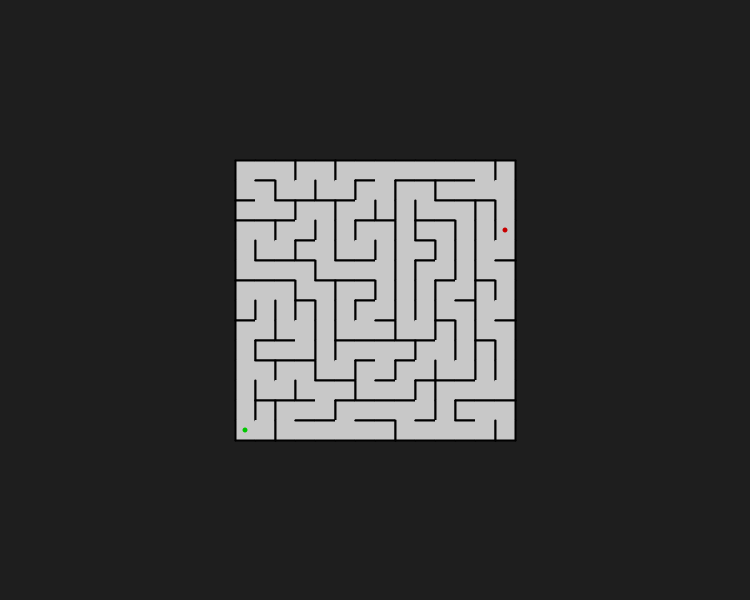
Frame 1 (no input)
Frame 60 (the mouse pressed at the canvas centre just before this capture): identical to frame 1, image omitted
Frame 120 (the mouse held since frame 60 and released just before this capture): identical to frame 1, image omitted

The Processing sketch that drew this single still picture (run headless with seeded random() and noise(); from frame 60 on, the mouse is pressed at the canvas centre):

// Processing sketch: p003_Golkatikshen
// ── p003_Golkatikshen.pde
//Maze Generator

//const
int WIDTH = 14;  // <- affects all type of mazes
int HEIGHT = 14; // <- does not affects triangle and hex maze
int TYPE = 0;
// ^ squared = 0
//   triangular = 1
//   hexagonal = 2

int square_size = 20; //square side length
int half_square_size = square_size/2;
int tri_size = 24; //triangle side length
int half_tri_size = tri_size/2;
float tri_apothem = tri_size/(2*sqrt(3));
float tri_height = tri_size*sqrt(3)/2;
float hex_size = 14; //hexagon radius
float hex_apothem = hex_size*sqrt(3)/2;
float r60 = radians(60);
//const


Maze M;

void setup()
{
  size(750, 600);
  strokeWeight(2);
  rectMode(CENTER);
  
  the_void.check = true;
  the_void.sol_check = true;
  M = new Maze(WIDTH, HEIGHT, TYPE);
  
  println("R: Regenerate");
  println("S: Solve maze");
  println("1,2,3: Chenge maze type");
  println("Modify the values in the above const section to change the size of the maze");
}

void draw()
{
  background(30);
  M.display();
}

void keyPressed()
{
  if(key == 'r' || key == 'R')
    M = new Maze(WIDTH, HEIGHT, TYPE);
    
  if(key == 's' || key == 'S')
    M.solveMaze();
  
  if(key == '1')
    TYPE = 0;
  if(key == '2')
    TYPE = 1;
  if(key == '3')
    TYPE = 2;
    
  if(key == '1' || key == '2' || key == '3')
    M = new Maze(WIDTH, HEIGHT, TYPE);
}

// ── C_Hexagon.pde
public class C_Hexagon extends Cell
{ 
  int id_row;
  int id_n;
  
  boolean ul_border;
  boolean ur_border;
  boolean dl_border;
  boolean dr_border;
  boolean r_border;
  boolean l_border;
  
  Cell ul_cell;
  Cell ur_cell;
  Cell dl_cell;
  Cell dr_cell;
  Cell r_cell;
  Cell l_cell;
  
  C_Hexagon(int _x, int _y, int _id_row, int _id_n)
  {
    super(_x, _y);
    
    id_row = _id_row;
    id_n = _id_n;
    
    ul_border = true;
    ur_border = true;
    dl_border = true;
    dr_border = true;
    r_border = true;
    l_border = true;
    
    ul_cell = null;
    ur_cell = null;
    dl_cell = null;
    dr_cell = null;
    r_cell = null;
    l_cell = null;
  }
  
  @Override
  void display()
  { 
    fill(200);
    stroke(200);
    polygon(x, y, hex_size, 6);
    
    stroke(0);
    if(ul_border && ul_cell != null)
      line(x+cos(PI/2+r60*2)*hex_size, y+sin(PI/2+r60*2)*hex_size, x+cos(PI/2+r60*3)*hex_size, y+sin(PI/2+r60*3)*hex_size);
    if(ur_border && ur_cell != null)
      line(x+cos(PI/2+r60*3)*hex_size, y+sin(PI/2+r60*3)*hex_size, x+cos(PI/2+r60*4)*hex_size, y+sin(PI/2+r60*4)*hex_size);
    if(l_border && l_cell != null)
      line(x+cos(PI/2+r60*2)*hex_size, y+sin(PI/2+r60*2)*hex_size, x+cos(PI/2+r60)*hex_size, y+sin(PI/2+r60)*hex_size);
    if(r_border && r_cell != null)
      line(x+cos(PI/2+r60*4)*hex_size, y+sin(PI/2+r60*4)*hex_size, x+cos(PI/2+r60*5)*hex_size, y+sin(PI/2+r60*5)*hex_size);
    if(dr_border && dr_cell != null)
      line(x+cos(PI/2+r60*5)*hex_size, y+sin(PI/2+r60*5)*hex_size, x+cos(PI/2+r60*6)*hex_size, y+sin(PI/2+r60*6)*hex_size);
    if(dl_border && dl_cell != null)
      line(x+cos(PI/2+r60*6)*hex_size, y+sin(PI/2+r60*6)*hex_size, x+cos(PI/2+r60)*hex_size, y+sin(PI/2+r60)*hex_size);
    
    /*fill(0, 0, 200);
    textSize(10);
    text(id_row+","+id_n, x, y);
    textAlign(CENTER, CENTER);*/
    
    if(start)
      fill(0, 200, 0);
    if(end)
      fill(200, 0, 0);
    
    noStroke();
    if(start || end) 
      ellipse(x, y, half_square_size/2, half_square_size/2);
      
    //if(ur_cell != null || ul_cell != null || l_cell != null || r_cell != null || dr_cell != null || dl_cell != null)
      //end = true;
  }
}

// ── C_Square.pde
public class C_Square extends Cell
{ 
  boolean u_border;
  boolean d_border;
  boolean r_border;
  boolean l_border;
  
  Cell u_cell;
  Cell d_cell;
  Cell r_cell;
  Cell l_cell;
  
  C_Square(int _x, int _y)
  {
    super(_x, _y);
    
    u_border = true;
    d_border = true;
    r_border = true;
    l_border = true;
    
    u_cell = null;
    d_cell = null;
    r_cell = null;
    l_cell = null;
  }
  
  @Override
  void display()
  { 
    fill(200);
    noStroke();
    rect(x, y, square_size, square_size);
    
    stroke(0);
    if(u_border)
      line(x-half_square_size, y-half_square_size, x+half_square_size, y-half_square_size);
    if(d_border)
      line(x-half_square_size, y+half_square_size, x+half_square_size, y+half_square_size);
    if(r_border)
      line(x+half_square_size, y-half_square_size, x+half_square_size, y+half_square_size);
    if(l_border)
      line(x-half_square_size, y-half_square_size, x-half_square_size, y+half_square_size);
      
      
    if(start)
      fill(0, 200, 0);
    if(end)
      fill(200, 0, 0);
    
    noStroke();
    if(start || end) 
      ellipse(x, y, half_square_size/2, half_square_size/2);
  }
}

// ── C_Triangle.pde
public class C_Triangle extends Cell
{
  boolean upside_down;
  int id_row;
  int id_n;
  
  boolean h_border;
  boolean l_border;
  boolean r_border;
  
  Cell h_cell;
  Cell l_cell;
  Cell r_cell;
  
  C_Triangle(int _x, int _y, boolean _usd, int _id_row, int _id_n)
  {
    super(_x, _y);
    
    upside_down = _usd;
    id_row = _id_row;
    id_n = _id_n;
    
    h_border = true;
    r_border = true;
    l_border = true;
    
    h_cell = null;
    r_cell = null;
    l_cell = null;
  }
  
  @Override
  void display()
  { 
    fill(200);
    stroke(200);
    if(!upside_down)
      triangle(x, y-(tri_height-tri_apothem), x-half_tri_size, y+tri_apothem, x+half_tri_size, y+tri_apothem);
    else
      triangle(x, y+(tri_height-tri_apothem), x-half_tri_size, y-tri_apothem, x+half_tri_size, y-tri_apothem);


    stroke(0);
    if(!upside_down)
    {
      if(h_border)
        line(x-half_tri_size, y+tri_apothem, x+half_tri_size, y+tri_apothem);
      if(l_border)
        line(x, y-(tri_height-tri_apothem), x-half_tri_size, y+tri_apothem);
      if(r_border)
        line(x, y-(tri_height-tri_apothem), x+half_tri_size, y+tri_apothem);
    }
    else
    {
      if(h_border)
        line(x-half_tri_size, y-tri_apothem, x+half_tri_size, y-tri_apothem);
      if(l_border)
        line(x, y+(tri_height-tri_apothem), x-half_tri_size, y-tri_apothem);
      if(r_border)
        line(x, y+(tri_height-tri_apothem), x+half_tri_size, y-tri_apothem);
    }
      
      
    if(start)
      fill(0, 200, 0);
    if(end)
      fill(200, 0, 0);
    
    noStroke();
    if(start || end) 
      ellipse(x, y, half_tri_size/3, half_tri_size/3);
  }
}

// ── Cell.pde
public class Cell
{
  boolean check;
  boolean sol_check;
  boolean start;
  boolean end;
  
  int x;
  int y;
  
  Cell(int _x, int _y)
  {
    x = _x;
    y = _y;
    check = false;
    sol_check = false;
  }
  
  void display()
  {
  }
}

// ── Maze.pde
public class Maze
{
  //type legend
  // 0 = square
  // 1 = tri
  // 2 = hex
  
  int cols;
  int rows;
  int type;
  
  ArrayList<Cell> cells;
  ArrayList<PVector> sol_points;
  
  Maze(int _cols, int _rows, int _type)
  {
    cols = _cols;
    rows = _rows;
    type = _type;
    
    cells = new ArrayList();
    sol_points = new ArrayList();
    
    if(type == 0)
    {
      int psx = (width/2)-(half_square_size*cols)+half_square_size;
      int psy = (height/2)-(half_square_size*rows)+half_square_size;
      
      //Calculation of the cells position for the squared maze
      for(int i=0; i<cols; i++)
        for(int j=0; j<rows; j++)
        {
          cells.add(new C_Square(psx+i*square_size, psy+j*square_size));
          
          if(i==0)
            ((C_Square)cells.get(cells.size()-1)).l_cell = the_void;
          if(j==0)
            ((C_Square)cells.get(cells.size()-1)).u_cell = the_void;
          if(i==cols-1)
            ((C_Square)cells.get(cells.size()-1)).r_cell = the_void;
          if(j==rows-1)
            ((C_Square)cells.get(cells.size()-1)).d_cell = the_void;
        }
        
      //Linking each cell with the neighbours
      for(int i=psx; i<psx+cols*square_size; i+=square_size)
        for(int j=psy; j<psy+rows*square_size; j+=square_size)
        {
          C_Square c = (C_Square)getCellByPosition(i, j);
          if(c.u_cell == null)
            c.u_cell = (C_Square)getCellByPosition(i, j-square_size);
          if(c.d_cell == null)
            c.d_cell = (C_Square)getCellByPosition(i, j+square_size);
          if(c.l_cell == null)
            c.l_cell = (C_Square)getCellByPosition(i-square_size, j);
          if(c.r_cell == null)
            c.r_cell = (C_Square)getCellByPosition(i+square_size, j);
        }
        
      int pix = psx + int(random(0, cols))*square_size;
      int piy = psy + int(random(0, rows))*square_size;
      ((C_Square)getCellByPosition(psx, psy + int(random(0, rows))*square_size)).start = true;
      ((C_Square)getCellByPosition(psx+(cols-1)*square_size, psy + int(random(0, rows))*square_size)).end = true;
      
      //println("X0: "+psx);
      //println("Y0: "+psy);
      squareMazeGeneration(pix, piy);
      //println("Squared maze generation done");
    }
    
    if(type == 1)
    {
      //ignoring rows
      int n_side = cols;
      int maze_side = n_side*tri_size;
      float x = sqrt((2*tri_apothem)*(2*tri_apothem)-(half_tri_size)*(half_tri_size));
      
      int psx = width/2;
      int psy = int((height/2)-(maze_side*sqrt(3)/2-maze_side/(2*sqrt(3)))+(tri_height-tri_apothem)*5);
      
      //Calculation of the cells position for the triangular maze
      for(int i=0; i<n_side; i++)
      {
        for(int j=0; j<2*i+1; j++)
        {
          if(j%2 == 0)
            cells.add(new C_Triangle(psx+half_tri_size*j, psy, false, i, j));
          else
            cells.add(new C_Triangle(psx+half_tri_size*j, int(psy-x), true, i, j));
            
          if(i==n_side-1 && j%2 == 0)
            ((C_Triangle)cells.get(cells.size()-1)).h_cell = the_void;
          if(j==0)
            ((C_Triangle)cells.get(cells.size()-1)).l_cell = the_void;
          if(j==2*i)
            ((C_Triangle)cells.get(cells.size()-1)).r_cell = the_void;
        }
        
        psx -= half_tri_size;
        psy += tri_height;
      }
      
      //Linking each cell with the neighbours
      for(int i=0; i<cells.size(); i++)
      {
        C_Triangle c = (C_Triangle)cells.get(i);
        
        if(c.id_n%2 == 1)
        {
          if(c.h_cell == null)
            c.h_cell = getTCell(c.id_row-1, c.id_n-1);
          if(c.l_cell == null)
            c.l_cell = getTCell(c.id_row, c.id_n-1);
          if(c.r_cell == null)
            c.r_cell = getTCell(c.id_row, c.id_n+1);
        }
        else
        {
          if(c.h_cell == null)
            c.h_cell = getTCell(c.id_row+1, c.id_n+1);
          if(c.l_cell == null)
            c.l_cell = getTCell(c.id_row, c.id_n-1);
          if(c.r_cell == null)
            c.r_cell = getTCell(c.id_row, c.id_n+1);
        }
      }
      
      int i_id_row = int(random(0, n_side));
      int i_id_n = int(random(0, i_id_row));
      getTCell(int(random(0, n_side/2)), 0).start = true;
      int v = int(random(n_side/2+1, n_side));
      getTCell(v, 2*v).end = true;
      
      //println("ID_ROW: "+i_id_row);
      //println("ID_N: "+i_id_n);
      triangleMazeGeneration(i_id_row, i_id_n);
      //println("Triangular maze generation done");
    }
    
    if(type == 2)
    {
      //ignoring rows
      int n_side = cols;
      float x = sqrt((2*hex_apothem)*(2*hex_apothem)-(hex_apothem)*(hex_apothem));
      
      float psx = width/2;
      float psy = height/2;
      int current_row = 0;
      int current_id = 0;
      int ring = 0;
      int ring_v = 0;
      boolean destra = false;
      int mov = 0;
      
      int tot_hex = 1;
      for(int i=1; i<n_side; i++)
        tot_hex += 6*i;
      
      //Calculation of the cells position for the squared maze
      for(int i=0; i<tot_hex; i++)
      {
        cells.add(new C_Hexagon(int(psx), int(psy), current_row, current_id));
        
        if(current_row == -current_id && i == ring_v)
        {
          current_id += 2;
          psx += 2*hex_apothem;
          ring ++;
          ring_v += ring*6;
          mov = 1;
          
          if(ring == n_side)
          {
            ((C_Hexagon)cells.get(cells.size()-1)).ul_cell = the_void;
            ((C_Hexagon)cells.get(cells.size()-1)).ur_cell = the_void;
            ((C_Hexagon)cells.get(cells.size()-1)).r_cell = the_void;
          }
        }
        else if(current_id == ring*2)
        {
          current_id -= 1;
          current_row += 1;
          psx -= hex_apothem;
          psy += x;
          destra = false;
          mov = 2;
          
          if(ring == n_side-1)
          {
            ((C_Hexagon)cells.get(cells.size()-1)).ur_cell = the_void;
            ((C_Hexagon)cells.get(cells.size()-1)).r_cell = the_void;
            ((C_Hexagon)cells.get(cells.size()-1)).dr_cell = the_void;
          }
        }
        else if(current_id == -ring*2)
        {
          current_id += 1;
          current_row -= 1;
          psx += hex_apothem;
          psy -= x;
          destra = true;
          mov = 4;
          
          if(ring == n_side-1)
          {
            ((C_Hexagon)cells.get(cells.size()-1)).ul_cell = the_void;
            ((C_Hexagon)cells.get(cells.size()-1)).l_cell = the_void;
            ((C_Hexagon)cells.get(cells.size()-1)).dl_cell = the_void;
          }
        }
        else if(!destra && current_id == -current_row)
        {
          current_id -= 1;
          current_row -= 1;
          psx -= hex_apothem;
          psy -= x;
          mov = 3;
          
          if(ring == n_side-1)
          {
            ((C_Hexagon)cells.get(cells.size()-1)).l_cell = the_void;
            ((C_Hexagon)cells.get(cells.size()-1)).dl_cell = the_void;
            ((C_Hexagon)cells.get(cells.size()-1)).dr_cell = the_void;
          }
        }
        else if(destra && current_id == current_row)
        {
          current_id += 2;
          psx += 2*hex_apothem;
          mov = 0;
          
          if(ring == n_side-1)
          {
            ((C_Hexagon)cells.get(cells.size()-1)).l_cell = the_void;
            ((C_Hexagon)cells.get(cells.size()-1)).ul_cell = the_void;
            ((C_Hexagon)cells.get(cells.size()-1)).ur_cell = the_void;
          }
        }
        else if(!destra && current_id == current_row)
        {
          current_id -= 2;
          psx -= 2*hex_apothem;
          mov = 0;
          
          if(ring == n_side-1)
          {
            ((C_Hexagon)cells.get(cells.size()-1)).r_cell = the_void;
            ((C_Hexagon)cells.get(cells.size()-1)).dr_cell = the_void;
            ((C_Hexagon)cells.get(cells.size()-1)).dl_cell = the_void;
          }
        }
        else if(mov == 1)
        {
          current_id += 1;
          current_row += 1;
          psx += hex_apothem;
          psy += x;
          
          if(ring == n_side-1)
          {
            ((C_Hexagon)cells.get(cells.size()-1)).ur_cell = the_void;
            ((C_Hexagon)cells.get(cells.size()-1)).r_cell = the_void;
          }
        }
        else if(mov == 2)
        {
          current_id -= 1;
          current_row += 1;
          psx -= hex_apothem;
          psy += x;
          
          if(ring == n_side-1)
          {
            ((C_Hexagon)cells.get(cells.size()-1)).r_cell = the_void;
            ((C_Hexagon)cells.get(cells.size()-1)).dr_cell = the_void;
          }
        }
        else if(mov == 3)
        {
          current_id -= 1;
          current_row -= 1;
          psx -= hex_apothem;
          psy -= x;
          
          if(ring == n_side-1)
          {
            ((C_Hexagon)cells.get(cells.size()-1)).dl_cell = the_void;
            ((C_Hexagon)cells.get(cells.size()-1)).l_cell = the_void;
          }
        }
        else if(mov == 4)
        {
          current_id += 1;
          current_row -= 1;
          psx += hex_apothem;
          psy -= x;
          
          if(ring == n_side-1)
          {
            ((C_Hexagon)cells.get(cells.size()-1)).ul_cell = the_void;
            ((C_Hexagon)cells.get(cells.size()-1)).l_cell = the_void;
          }
        }
        else if(destra)
        {
          current_id += 2;
          psx += 2*hex_apothem;
          
          if(ring == n_side-1)
          {
            ((C_Hexagon)cells.get(cells.size()-1)).ur_cell = the_void;
            ((C_Hexagon)cells.get(cells.size()-1)).ul_cell = the_void;
          }
        }
        else if(!destra)
        {
          current_id -= 2;
          psx -= 2*hex_apothem;
          
          if(ring == n_side-1)
          {
            ((C_Hexagon)cells.get(cells.size()-1)).dr_cell = the_void;
            ((C_Hexagon)cells.get(cells.size()-1)).dl_cell = the_void;
          }
        }
      }
      
      //Linking each cell with the neighbours
      for(int i=0; i<cells.size(); i++)
      {
        C_Hexagon c = (C_Hexagon)cells.get(i);
        
        if(c.ur_cell == null)
          c.ur_cell = getHCell(c.id_row-1, c.id_n+1);
        if(c.ul_cell == null)
          c.ul_cell = getHCell(c.id_row-1, c.id_n-1);
        if(c.l_cell == null)
          c.l_cell = getHCell(c.id_row, c.id_n-2);
        if(c.r_cell == null)
          c.r_cell = getHCell(c.id_row, c.id_n+2);
        if(c.dr_cell == null)
          c.dr_cell = getHCell(c.id_row+1, c.id_n+1);
        if(c.dl_cell == null)
          c.dl_cell = getHCell(c.id_row+1, c.id_n-1);
      }
      
      int i = int(random(0, cells.size()));
      int i_id_row = ((C_Hexagon)cells.get(i)).id_row;
      int i_id_n = ((C_Hexagon)cells.get(i)).id_n;
        
      getHCell(-n_side+1, n_side%2 == 0 ? 1 : 0).start = true;
      getHCell(n_side-1, n_side%2 == 0 ? -1 : 0).end = true;
      
      //println("ID_ROW: "+i_id_row);
      //println("ID_N: "+i_id_n);
      hexagonMazeGeneration(i_id_row, i_id_n);
      //println("Hexagonal maze generation done");
    }
  }
  
  void display()
  {
    for(Cell c: cells)
      c.display();
    
    noFill();
    stroke(200, 0, 0);
    beginShape();
    for(PVector p: sol_points)
      vertex(p.x, p.y);
    endShape();
  }
  
  void squareMazeGeneration(int sx, int sy)
  {
    C_Square c = (C_Square)getCellByPosition(sx, sy);
    c.check = true;
    
    do{
      int r = int(random(0, 4));
      if(r == 0 && c.u_cell.check == false)
      {
        squareMazeGeneration(sx, sy-square_size);
        c.u_border = false;
        ((C_Square)getCellByPosition(sx, sy-square_size)).d_border = false;
      }
      if(r == 1 && c.d_cell.check == false)
      {
        squareMazeGeneration(sx, sy+square_size);
        c.d_border = false;
        ((C_Square)getCellByPosition(sx, sy+square_size)).u_border = false;
      }
      if(r == 2 && c.l_cell.check == false)
      {
        squareMazeGeneration(sx-square_size, sy);
        c.l_border = false;
        ((C_Square)getCellByPosition(sx-square_size, sy)).r_border = false;
      }
      if(r == 3 && c.r_cell.check == false)
      {
        squareMazeGeneration(sx+square_size, sy);
        c.r_border = false;
        ((C_Square)getCellByPosition(sx+square_size, sy)).l_border = false;
      }
    }while(c.d_cell.check == false || c.u_cell.check == false || c.l_cell.check == false || c.r_cell.check == false);      
  }
  
  void triangleMazeGeneration(int id_row, int id_n)
  {
    C_Triangle c = getTCell(id_row, id_n);
    c.check = true;
    
    do{
      int r = int(random(0, 3));
      if(r == 0 && c.h_cell.check == false)
      {
        if(c.upside_down)
        {
          triangleMazeGeneration(c.id_row-1, c.id_n-1);
          getTCell(c.id_row-1, c.id_n-1).h_border = false;
        }
        else
        {
          triangleMazeGeneration(c.id_row+1, c.id_n+1);
          getTCell(c.id_row+1, c.id_n+1).h_border = false;
        }
        c.h_border = false;
      }
      if(r == 1 && c.l_cell.check == false)
      {
        triangleMazeGeneration(c.id_row, c.id_n-1);
        c.l_border = false;
        getTCell(c.id_row, c.id_n-1).r_border = false;
      }
      if(r == 2 && c.r_cell.check == false)
      {
        triangleMazeGeneration(c.id_row, c.id_n+1);
        c.r_border = false;
        getTCell(c.id_row, c.id_n+1).l_border = false;
      }
    }while(c.h_cell.check == false || c.l_cell.check == false || c.r_cell.check == false);      
  }
  
  void hexagonMazeGeneration(int id_row, int id_n)
  {
    C_Hexagon c = getHCell(id_row, id_n);
    c.check = true;
    
    do{
      int r = int(random(0, 6));
      if(r == 0 && c.ur_cell.check == false)
      {
        hexagonMazeGeneration(c.id_row-1, c.id_n+1);
        c.ur_border = false;
        getHCell(c.id_row-1, c.id_n+1).dl_border = false;
      }
      if(r == 1 && c.ul_cell.check == false)
      {
        hexagonMazeGeneration(c.id_row-1, c.id_n-1);
        c.ul_border = false;
        getHCell(c.id_row-1, c.id_n-1).dr_border = false;
      }
      if(r == 2 && c.l_cell.check == false)
      {
        hexagonMazeGeneration(c.id_row, c.id_n-2);
        c.l_border = false;
        getHCell(c.id_row, c.id_n-2).r_border = false;
      }
      if(r == 3 && c.r_cell.check == false)
      {
        hexagonMazeGeneration(c.id_row, c.id_n+2);
        c.r_border = false;
        getHCell(c.id_row, c.id_n+2).l_border = false;
      }
      if(r == 4 && c.dr_cell.check == false)
      {
        hexagonMazeGeneration(c.id_row+1, c.id_n+1);
        c.dr_border = false;
        getHCell(c.id_row+1, c.id_n+1).ul_border = false;
      }
      if(r == 5 && c.dl_cell.check == false)
      {
        hexagonMazeGeneration(c.id_row+1, c.id_n-1);
        c.dl_border = false;
        getHCell(c.id_row+1, c.id_n-1).ur_border = false;
      }
    }while(c.ur_cell.check == false || c.ul_cell.check == false || c.l_cell.check == false || c.r_cell.check == false || c.dr_cell.check == false || c.dl_cell.check == false);      
  }
  
  Cell getCellByPosition(int x, int y)
  {
    for(int i=0; i<cells.size(); i++)
      if(cells.get(i).x == x && cells.get(i).y == y)
        return cells.get(i);
    
    println("Richiesta cella inesistente: ["+x+", "+y+"]");
    return null;
  }
  
  C_Triangle getTCell(int id_row, int id_n)
  {
    for(int i=0; i<cells.size(); i++)
      if(((C_Triangle)(cells.get(i))).id_row == id_row && ((C_Triangle)(cells.get(i))).id_n == id_n)
        return (C_Triangle)cells.get(i);
    
    println("Richiesta cella inesistente: ["+id_row+", "+id_n+"]");
    return null;
  }
  
  C_Hexagon getHCell(int id_row, int id_n)
  {
    for(int i=0; i<cells.size(); i++)
      if(((C_Hexagon)(cells.get(i))).id_row == id_row && ((C_Hexagon)(cells.get(i))).id_n == id_n)
        return (C_Hexagon)cells.get(i);
    
    println("Richiesta cella inesistente: ["+id_row+", "+id_n+"]");
    return null;
  }
  
  boolean solved = false;
  void solveMaze()
  {
    if(!solved)
    {
      solved = true;
      Cell c = null;
      for(int i=0; i<cells.size(); i++)
        if(cells.get(i).start)
          c = cells.get(i);
       
      if(type == 0)
        solveSquareMaze((C_Square)c);
      if(type == 1)
        solveTriangularMaze((C_Triangle)c);
      if(type == 2)
        solveHexagonalMaze((C_Hexagon)c);
      
      if(type != 1)
        println("Solved -> "+sol_points.size()+" steps long solution");
      else
        println("Solved -> "+(sol_points.size()*2-1)+" steps long solution");
    }
  }
  
  boolean solveSquareMaze(C_Square c)
  {
    c.sol_check = true;
    
    if(c.end)
    {
      sol_points.add(new PVector(c.x, c.y));
      return true;
    }
    
    if(!c.u_cell.sol_check && !c.u_border)
      if(solveSquareMaze((C_Square)c.u_cell))
      {
        sol_points.add(new PVector(c.x, c.y));
        return true;
      }
    if(!c.d_cell.sol_check && !c.d_border) 
      if(solveSquareMaze((C_Square)c.d_cell))
      {
        sol_points.add(new PVector(c.x, c.y));
        return true;
      }
    if(!c.l_cell.sol_check && !c.l_border)
      if(solveSquareMaze((C_Square)c.l_cell))
      {
        sol_points.add(new PVector(c.x, c.y));
        return true;
      }
    if(!c.r_cell.sol_check && !c.r_border)
      if(solveSquareMaze((C_Square)c.r_cell))
      {
        sol_points.add(new PVector(c.x, c.y));
        return true;
      }
      
    return false;
  }
  
  boolean solveTriangularMaze(C_Triangle c)
  {
    c.sol_check = true;
    
    if(c.end)
    {
      sol_points.add(new PVector(c.x, c.y));
      return true;
    }
    
    if(!c.h_cell.sol_check && !c.h_border)
      if(solveTriangularMaze((C_Triangle)c.h_cell))
      {
        if(!c.upside_down)
          sol_points.add(new PVector(c.x, c.y));
        return true;
      }
    if(!c.l_cell.sol_check && !c.l_border)
      if(solveTriangularMaze((C_Triangle)c.l_cell))
      {
        if(!c.upside_down)
          sol_points.add(new PVector(c.x, c.y));
        return true;
      }
    if(!c.r_cell.sol_check && !c.r_border)
      if(solveTriangularMaze((C_Triangle)c.r_cell))
      {
        if(!c.upside_down)
          sol_points.add(new PVector(c.x, c.y));
        return true;
      }
      
    return false;
  }
  
  boolean solveHexagonalMaze(C_Hexagon c)
  {
    c.sol_check = true;
    
    if(c.end)
    {
      sol_points.add(new PVector(c.x, c.y));
      return true;
    }
    
    if(!c.ur_cell.sol_check && !c.ur_border)
      if(solveHexagonalMaze((C_Hexagon)c.ur_cell))
      {
        sol_points.add(new PVector(c.x, c.y));
        return true;
      }
    if(!c.ul_cell.sol_check && !c.ul_border)
      if(solveHexagonalMaze((C_Hexagon)c.ul_cell))
      {
        sol_points.add(new PVector(c.x, c.y));
        return true;
      }
    if(!c.l_cell.sol_check && !c.l_border)
      if(solveHexagonalMaze((C_Hexagon)c.l_cell))
      {
        sol_points.add(new PVector(c.x, c.y));
        return true;
      }
    if(!c.r_cell.sol_check && !c.r_border)
      if(solveHexagonalMaze((C_Hexagon)c.r_cell))
      {
        sol_points.add(new PVector(c.x, c.y));
        return true;
      }
    if(!c.dr_cell.sol_check && !c.dr_border)
      if(solveHexagonalMaze((C_Hexagon)c.dr_cell))
      {
        sol_points.add(new PVector(c.x, c.y));
        return true;
      }
    if(!c.dl_cell.sol_check && !c.dl_border)
      if(solveHexagonalMaze((C_Hexagon)c.dl_cell))
      {
        sol_points.add(new PVector(c.x, c.y));
        return true;
      }
      
    return false;
  }
}

// ── Utility.pde

Cell the_void = new C_Square(-10000, -10000);

void polygon(float x, float y, float radius, int npoints)
{
  float angle = TWO_PI / npoints;
  beginShape();
  for (float a = 0; a < TWO_PI; a += angle) 
  {
    float sx = x + cos(a+PI/2) * radius;
    float sy = y + sin(a+PI/2) * radius;
    vertex(sx, sy);
  }
  endShape(CLOSE);
}
